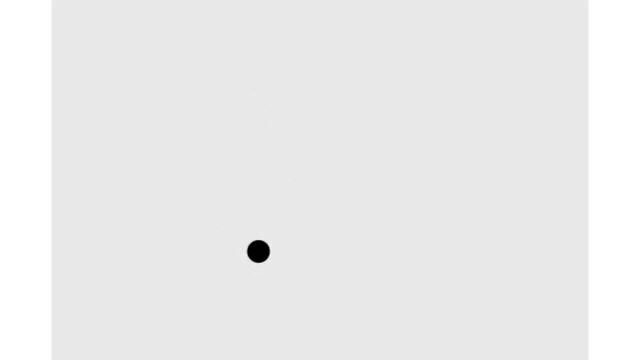
#> input picture frame 280 of data/vid/video_ball.avi, 640 x 360 px, given in place of cam1_5s.mp4, which was not available
$ python lucas-kande.py
#> lines starting #> are read from the running program, lines starting #| are printed output that depends on the picture; after the words box and inside, x2 and y2 are one past the last pixel; in counts of white or black regions, pixels touching at a corner belong together; long printed decimals are rounded; pictures that were not available may be replaced by others from this repository, and a replacement may not be noted
#https://learnopencv.com/optical-flow-in-opencv/

import cv2
import numpy as np
import time
videopath = "../../data/vid/cam1_5s.mp4"
time_elapsed = 0

def main():
    lk(videopath)

def lk(videopath):

#> called with videopath = '../../data/vid/cam1_5s.mp4'
    vid = cv2.VideoCapture(videopath)
    time_elapsed = 5
    #ShiTomasi corner detection - most used method to implement in optical flow
    f_params = dict(
                    maxCorners=100, #100
                    qualityLevel=0.3, #0.3
                    minDistance=5,
                    blockSize=7
                    )
    #parameters for canny corner detection
    c_params = dict(
                    threshold1=50,
                    threshold2=190,
                    edges=3,
                    )

    #Lucas Kanade optical flow
    lk_params = dict(
                    winSize = (7,7), #winsize
                    maxLevel=2,
                    criteria = (cv2.TERM_CRITERIA_EPS |
                                cv2.TERM_CRITERIA_COUNT, 10, 0.03),
                     )
    color = np.random.randint(0, 100,(100,3))

    #corner detection from first frame
    ret, frame_o = vid.read()
#> frame_o is the input picture: shape (360, 640, 3); min 0, max 255, mean 235.3
    #gray_o = cv2.cvtColor(frame_o, cv2.COLOR_BGR2GRAY)
    gray_o = cv2.cvtColor(frame_o, cv2.COLOR_BGR2HSV)
#> gray_o: shape (360, 640, 3); mean H, S, V 0, 0, 235.3
    # Edge detection using Canny function
    gray_o = cv2.Canny(gray_o, **c_params)
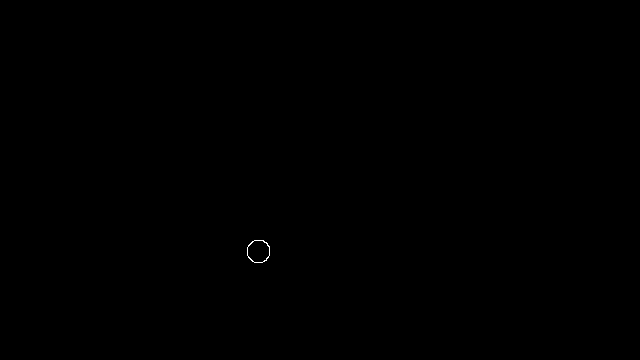
#> gray_o: shape (360, 640); 0.04% white in thin lines or dots, all inside (x1, y1, x2, y2) = (247, 240, 270, 263)
    p0 = cv2.goodFeaturesToTrack(gray_o, mask= None, **f_params)
#> p0 = [[267, 245], [264, 260], [254, 260], [254, 242], [249, 255], [249, 247], [267, 256], [261, 242]]
    #print(p0) #p0 is a list of lists [[[100. 200.]]...[300. 400.]]]

    #mask for drawing
    mask = np.zeros_like(frame_o)

    while True:
        ret,frame = vid.read()

        if ret:

            gray = cv2.cvtColor(frame, cv2.COLOR_BGR2GRAY)
            frame = cv2.putText(frame, 'Enter: green', (50,50), cv2.FONT_HERSHEY_SIMPLEX,1, (0,255,0), 1, cv2.LINE_AA)
            frame = cv2.putText(frame, 'Exit: red', (50,90), cv2.FONT_HERSHEY_SIMPLEX,1, (0,0,255), 1, cv2.LINE_AA)
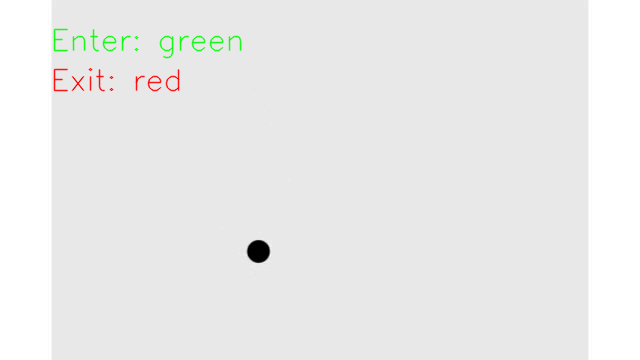
#> frame: shape (360, 640, 3); mean B, G, R 234.4, 235, 234.8

            #count time elapsed - if period longer than 10s renew edges
            t2 = time.perf_counter()

            # iniciate calculate optical flow
            # calcOpticalFlowPyrLK(prev_img, next_img, prev_pts, next_pts[, winSize[,maxLevel[,citeria]]])
            # returns:
            # vector of next points (p1),
            # output status vector (st) (sets each element to 1 if flow for feature found, sonst 0),
            # output errors vector (err)
            p1, st, err = cv2.calcOpticalFlowPyrLK(
                            gray_o,
                            gray,
                            p0,
                            None,
                            **lk_params
                        )
#> p1 = [[557.3, 27.06], [378.8, 384.4], [137.2, 382.5], [23.74, -20.07], [95.87, 372.3], [-45.69, 40.92], [421.6, 392.6], [400.8, -21.14]]; st = [1, 0, 0, 0, 0, 0, 0, 0]; err = [180.8, 3.08e-41, 0, 0, 0, 0, 0, 0]
            print(p1)
#| [[[557.3076    27.065]]
#|  [[378.827  384.434 ]]
#|  [[137.154  382.470 ]]
#|  [[ 23.741 -20.0658  ]]
#|  [[ 95.873  372.2603  ]]
#|  [[-45.692  40.917]]
#|  [[421.5965   392.6304  ]]
#|  [[400.768  -21.138]]]
            #select good points
            good_new = p1[st == 1]
#> good_new = [[557.3, 27.06]]
            good_old = p0[st == 1]
#> good_old = [[267, 245]]

            #draw tracks i
            for i, (new, old) in enumerate(zip(good_new, good_old)):
                (a,b) = new.ravel()
                (c,d) = old.ravel() #ravel returns flattened vector of 1D
                mask = cv2.line(mask,
                                (int(a),int(b)), #need to cast into int()
                                (int(c),int(d)),
                                color[i].tolist(), 2)

                #x direction
                #when exiting (r->l a<c)
                if a < c:
                    mask = cv2.putText(mask, "X", (int(a),int(b)), cv2.FONT_HERSHEY_SIMPLEX,1, (0,0,255), 1, cv2.LINE_AA)
                else:
                    mask = cv2.putText(mask, "O", (int(a),int(b)), cv2.FONT_HERSHEY_SIMPLEX,1, (0,255,0), 1, cv2.LINE_AA)

                frame = cv2.circle(frame,
                                (int(a),int(b)),
                                2,
                                color[i].tolist(), -1)
#> this loop made 1 pass
#> (a, b, c, d) on pass 1: (557.3, 27.06, 267, 245)
#> pass 1, in lk, `mask = cv2.putText(mask, "O", (int(a),int(b)), cv2.FONT_HERSHEY_SIMPLE..`:
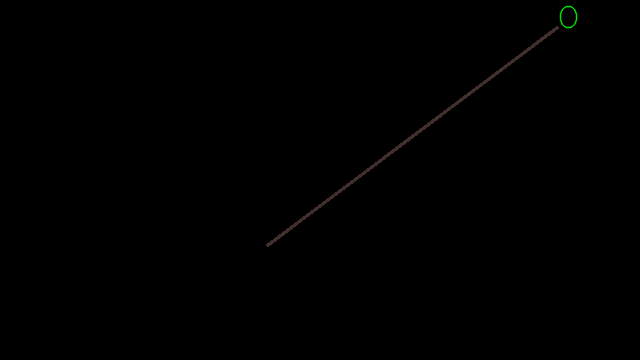
#> mask: shape (360, 640, 3); mean of channels 0, 1, 2 0.2, 0.3, 0.3; drawn as B, G, R

            #display
            img = cv2.add(frame,mask)
            cv2.imshow("LUCAS-KANADE", img)

            #Update prev frame and points
            gray_o = gray.copy()
            p0 = good_new.reshape(-1,1,2)
#> p0 = [[557.3, 27.06]]

            #repeat finding of good features
            if time_elapsed > 15: #> 5 and time_elapsed < 5.3:

                p0 = cv2.goodFeaturesToTrack(gray_o, mask= None, **f_params)
                time_elapsed = 0
                print("now")
                continue

            k = cv2.waitKey(1)
#> (key q is pressed here)
            if k == ord('q'):
                break

            time_elapsed += 0.1 #time_elapsed #t2-t
            print(np.round(time_elapsed))

        else:
            break

    vid.release()
    cv2.destroyAllWindows()

if __name__ == "__main__":
    main()

$ run again, starting later in the video
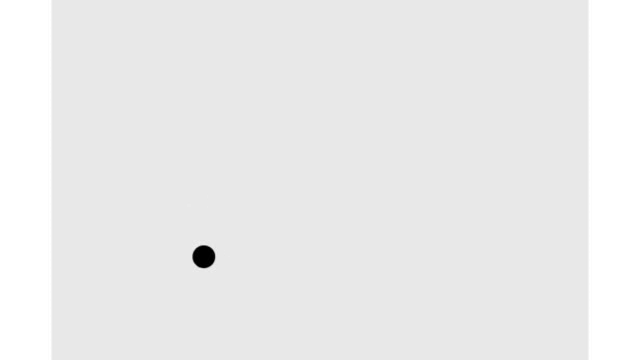
#> input picture frame 1262 of data/vid/video_ball.avi, 640 x 360 px, given in place of cam1_5s.mp4, which was not available
#> in lk, frame_o is the input picture: shape (360, 640, 3); min 0, max 255, mean 235.3
#> in lk, `p0 = cv2.goodFeaturesToTrack(gray_o, mask= None, **f_params)`: p0 = [[212, 249], [195, 249], [198, 265], [209, 265], [194, 260], [205, 268], [215, 257]]
#> in lk, `frame = cv2.putText(frame, 'Exit: red', (50,90), cv2.FONT_HERSHEY_SIMP..`:
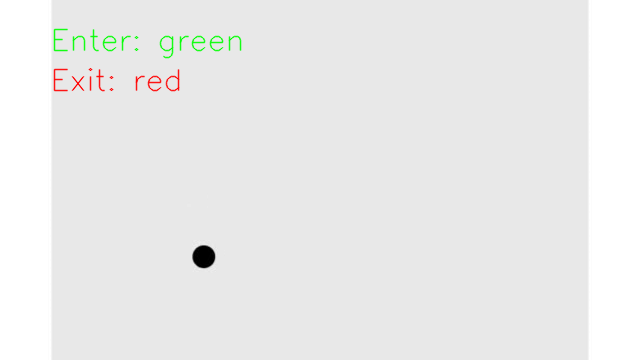
#> frame: shape (360, 640, 3); mean B, G, R 234.4, 235, 234.8
#> p1 = [[426.1, -16.45], [-38.32, 3.66], [87.25, 374.1], [337.2, 388.8], [-23.67, 390.9], [260.3, 389.2], [537.8, 249.1]]; st = [0, 0, 0, 0, 0, 0, 1]; err = [215854656, 3.08e-41, 0, 0, 0, 0, 202.1]
#| [[[426.094  -16.446]]
#|  [[-38.323   3.657]]
#|  [[ 87.254  374.096 ]]
#|  [[337.1529   388.7719  ]]
#|  [[-23.671 390.8963  ]]
#|  [[260.270  389.201   ]]
#> (further printed lines are left out)
#> good_new = [[537.8, 249.1]]
#> good_old = [[215, 257]]
#> the loop in lk, `for i, (new, old) in enumerate(zip(good_new, good_old)):` made 1 pass
#> (a, b, c, d) on pass 1: (537.8, 249.1, 215, 257)
#> pass 1, in lk, `mask = cv2.putText(mask, "O", (int(a),int(b)), cv2.FONT_HERSHEY_SIMPLE..`:
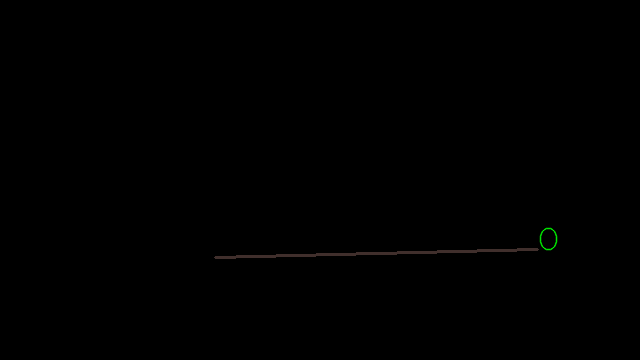
#> mask: shape (360, 640, 3); mean of channels 0, 1, 2 0.2, 0.3, 0.3; drawn as B, G, R
#> in lk, `p0 = good_new.reshape(-1,1,2)`: p0 = [[537.8, 249.1]]

$ run again, starting later in the video
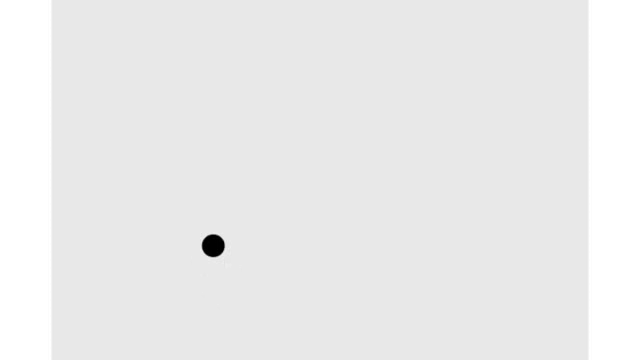
#> input picture frame 2244 of data/vid/video_ball.avi, 640 x 360 px, given in place of cam1_5s.mp4, which was not available
#> in lk, frame_o is the input picture: shape (360, 640, 3); min 0, max 255, mean 235.3
#> in lk, `p0 = cv2.goodFeaturesToTrack(gray_o, mask= None, **f_params)`: p0 = [[219, 254], [204, 241], [221, 237], [207, 254], [209, 236], [211, 257]]
#> in lk, `frame = cv2.putText(frame, 'Exit: red', (50,90), cv2.FONT_HERSHEY_SIMP..`:
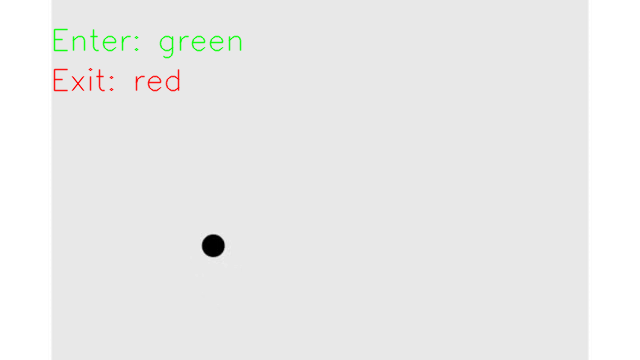
#> frame: shape (360, 640, 3); mean B, G, R 234.4, 235, 234.8
#> p1 = [[355.5, 398.1], [-10.02, 13.04], [485.7, -25.84], [82.92, 399.7], [35.09, -11.26], [167.6, 373.4]]; st = [0, 0, 0, 0, 0, 0]; err = [-5.85e+10, 3.71, 3704.6, 3.71, -7.81e-23, 3.71]
#| [[[355.533  398.126 ]]
#|  [[-10.016  13.042]]
#|  [[485.6695   -25.840]]
#|  [[ 82.923  399.709 ]]
#|  [[ 35.094 -11.264]]
#|  [[167.644  373.364 ]]]
#> good_new = empty array
